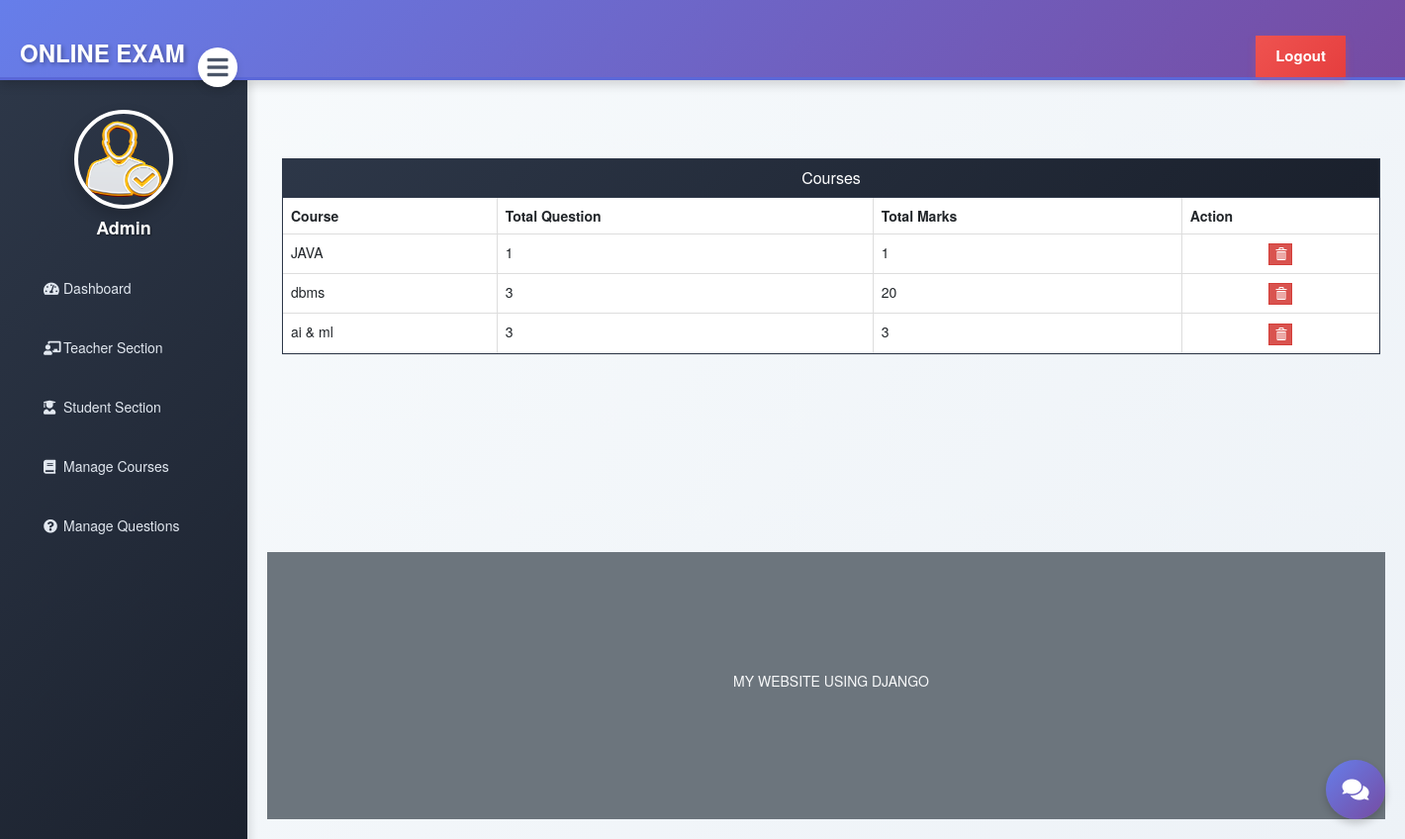
The page /admin-view-course (signed in) on the database its author committed.
### exam/models.py (models this page shows, shortened)
class Course(models.Model):
   id = models.BigAutoField(primary_key=True)
   course_name = models.CharField(max_length=50)
   question_number = models.PositiveIntegerField()
   total_marks = models.PositiveIntegerField()

### exam/views.py (the view)
# urls.py: path('admin-view-course', views.admin_view_course_view,name='admin-view-course'),
@login_required(login_url='adminlogin')
def admin_view_course_view(request):
    courses = models.Course.objects.all()
    return render(request,'exam/admin_view_course.html',{'courses':courses})

### templates/exam/admin_view_course.html (shortened to what this page needs)
{% extends 'exam/adminbase.html' %}
{% block content %}
{%load static%}
<head>
  <link href="//netdna.bootstrapcdn.com/bootstrap/3.0.0/css/bootstrap.min.css" rel="stylesheet" id="bootstrap-css">
</head>
<br><br>
<div class="container">
  <div class="panel panel-primary rounded-0">
    <div class="panel-heading rounded-0">
      <h6 class="panel-title">Courses</h6>
    </div>
    <table class="table table-hover table-bordered" id="dev-table">
      <thead>
        <tr>
          <th>Course</th>
          <th>Total Question</th>
          <th>Total Marks</th>
          <th>Action</th>
        </tr>
      </thead>
      {% for t in courses %}
      <tr>
        <td> {{t.course_name}}</td>
        <td>{{t.question_number}}</td>
        <td>{{t.total_marks}}</td>
        <td class="text-center"><a class="btn btn-danger btn-xs" style="border-radius: 0%;" href="{% url 'delete-course' t.id  %}"><span class="glyphicon glyphicon-trash"></span></a></td>
      </tr>
      {% endfor %}
    </table>
  </div>
</div>
<br><br><br><br><br><br>
{% endblock content %}

### templates/exam/adminbase.html (style rules this page uses)
a:link { text-decoration: none; }
body { margin: 0; padding: 0; font-family: 'Segoe UI', Tahoma, Geneva, Verdana, sans-serif; background: linear-gradient(135deg, #f5f7fa 0%, #c3cfe2 100%); }
.panel-primary { border-color: #2d3748 !important; }
.panel-primary > .panel-heading { background: linear-gradient(135deg, #2d3748 0%, #1a202c 100%) !important; border-color: #2d3748 !important; color: #fff; }

### templates/exam/admin_view_course.html (style rules this page uses)
a:link { text-decoration: none; }
h6 { text-align: center; }

### rows shown on the page
Course: course_name "JAVA", question_number "1", total_marks "1"
Course: course_name "dbms", question_number "3", total_marks "20"
Course: course_name "ai & ml", question_number "3", total_marks "3"
